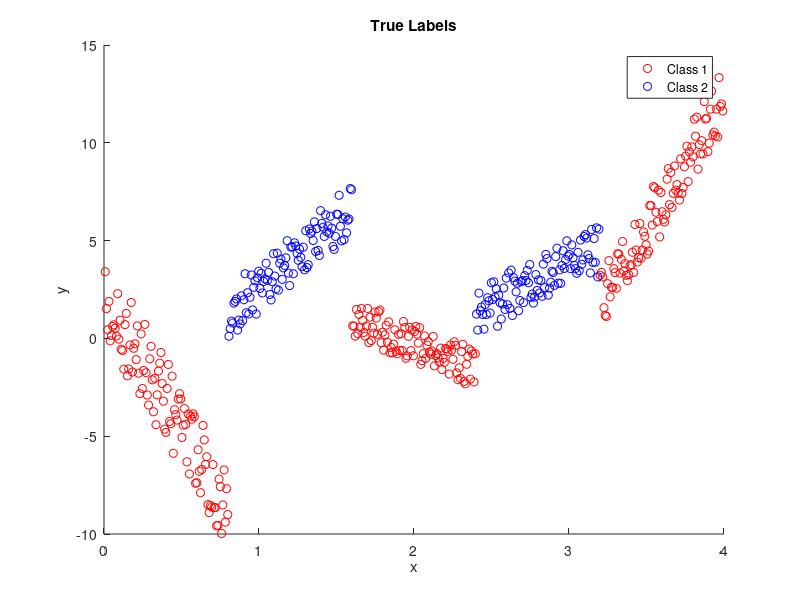
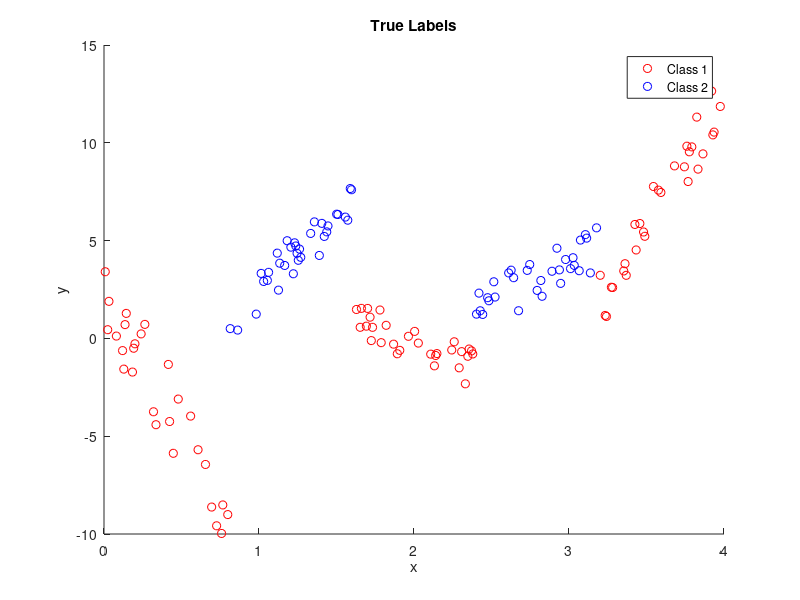

The MATLAB source for these figures, in order: (Note: this script raises an error after producing the figures.)
%LOAD DATA
%load('data_300_300.mat');
disp("Data Loaded")

%%
% %CREATE SMALLER SET AND PARTITION DATA
% %Work on smaller data set
% p_data = .1;
% size_data = size(data,1);
% data_i = false(size_data,1);
% data_i(1:round(p_data*size_data)) = true;
% X = data(data_i,:);
% Y = labels(data_i,:);
% [~,X,~] = pca(X);
% % 

%%
% %Create Synthetic Data
X(1:100,1:2) = ([1:100;(-1*(1:100))+(40.5*rand(1,100))])';
X(101:200,1:2) = ([101:200;(.5*(1:100))+(25*rand(1,100))])';
X(201:300,1:2) = ([201:300;(-.25*(1:100))+(20*rand(1,100))])';
X(301:400,1:2) = ([301:400;(.3*(1:100))+(25*rand(1,100))])';
X(401:500,1:2) = ([401:500;(1*(1:100))+(30*rand(1,100))])';

X = 1000*X./(ones(size(X,1),1)*sum(X,1));

Y(1:100,1) = 0;
Y(101:200,1) = 1;
Y(201:300,1) = 0;
Y(301:400,1) = 1;
Y(401:500,1) = 0;

figure,gscatter(X(:,1),X(:,2),Y,'rb');
xlabel('x')
ylabel('y')
legend('Class 1','Class 2')
title('True Labels')

%Divide data into training and testing
p_train = .7;
n_x = size(X,1);
train_i = false(n_x,1);
train_i(1:round(p_train*n_x)) = true;
train_i = train_i(randperm(n_x));
X_train = X(train_i,:);
Y_train = Y(train_i,:);
X_test = X(~train_i,:);
Y_test = Y(~train_i,:);
disp("Data Partitioned")

figure,gscatter(X_test(:,1),X_test(:,2),Y_test,'rb');
xlabel('x')
ylabel('y')
legend('Class 1','Class 2')
title('True Labels')

for k=2:10
    %%
    %TRAIN DATA
    t_max_em=600;
    t_max_grad=600;
    lambda = 1;
    eta = 10^-5;
    MOE_model = moe_train(X_train,Y_train,2^k,t_max_em,t_max_grad,lambda,eta);

    %%
    %TEST DATA
    Y_pred = moe_test(X_test,MOE_model,size(unique(Y_train),1),2^k);

    %%
    CCR(k) = sum(Y_pred == Y_test)/size(Y_test,1)
    % likelihood(k,:) = MOE_model.like_t;
    % likehood_diff(k,:) = MOE_model.like_diff_t;
    % plot(1:size(MOE_model.like_t,2),MOE_model.like_t);
    % title("Expected Log Likelihood vs EM iterations k=2 n=1000 d=2")
    % xlabel('t');
    % ylabel('ELL');
    % figure,plot(1:size(MOE_model.like_diff_t,2),MOE_model.like_diff_t);
    % xlabel('t');
    % ylabel('ELL(t) - ELL(t-1)');
    % title("ELL(t) - ELL(t-1) vs EM iterations k=2 n=1000 d=2")
    figure,gscatter(X_test(:,1),X_test(:,2),Y_pred,'rb');
    xlabel('x')
    ylabel('y')
    title(['Predicted Labels k=',char(48+k)]);
    legend('Class 1','Class 2')
end